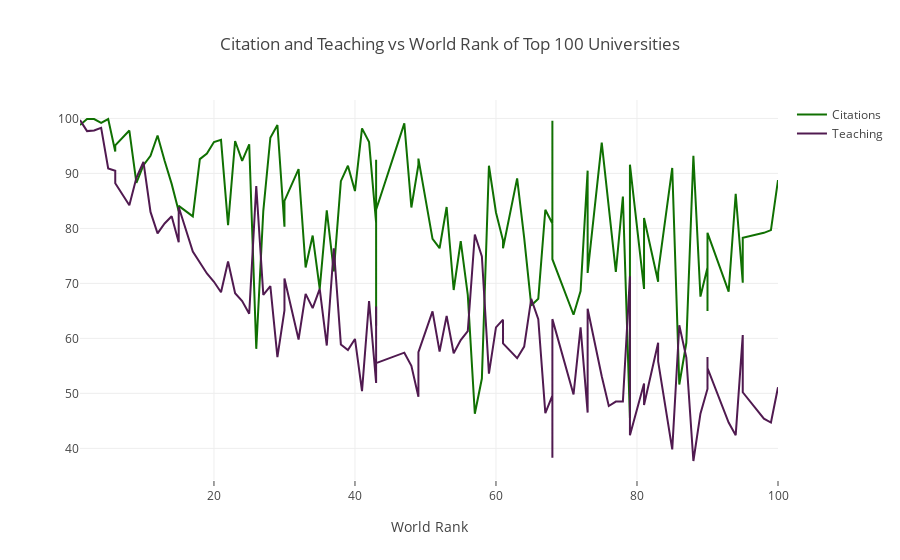

The code cell stored with this chart in its notebook:
### Markdown cell above
# Line Plot
go.Scatter method takes in parameters like

x : The data to be plotted in x axis

y : The data to be plotted in y axis

mode : since its a line chart we set the mode as lines

marker : we can use this to set the color.It should be a dictionary

data : a list with the taces as its elments.

layout : This can be used to set the title of the graph,x axis,y axis.It should be a dictionary.

fig : a dictionary with keys data and layout.

iplot : used to plot the graph takes in a dictionary fig.

### Code cell
# prepare data frame
df = timesData.iloc[:100,:]

# Creating trace1
trace1 = go.Scatter(
                    x = df.world_rank,
                    y = df.citations,
                    mode = "lines",
                    name = "Citations",
                    marker = dict(color = 'rgb(16, 112, 2)'),
                    text= df.university_name)

# Creating trace2
trace2 = go.Scatter(
                    x = df.world_rank,
                    y = df.teaching,
                    mode = "lines",
                    name = "Teaching",
                    marker = dict(color = 'rgb(80, 26, 80)'),
                    text= df.university_name)
data = [trace1, trace2]
layout = dict(title = 'Citation and Teaching vs World Rank of Top 100 Universities',
              xaxis= dict(title= 'World Rank',ticklen= 5,zeroline= False),
             )

fig = go.Figure(data = data, layout = layout)
iplot(fig)

### Figure 1 — Plotly figure (JSON) as saved in the notebook; plotly's stock layout.template omitted (floating-point values rounded to 4 significant figures)
{"data": [{"marker": {"color": "rgb(16, 112, 2)"}, "mode": "lines", "name": "Citations", "text": ["Harvard University", "California Institute of Technology", "Massachusetts Institute of Technology", "Stanford University", "Princeton University", "University of Cambridge", "University of Oxford", "University of California, Berkeley", "Imperial College London", "Yale University", "University of California, Los Angeles", "University of Chicago", "Johns Hopkins University", "Cornell University", "ETH Zurich – Swiss Federal Institute of Technology Zurich", "University of Michigan", "University of Toronto", "Columbia University", "University of Pennsylvania", "Carnegie Mellon University", "University of Hong Kong", "University College London", "University of Washington", "Duke University", "Northwestern University", "University of Tokyo", "Georgia Institute of Technology", "Pohang University of Science and Technology", "University of California, Santa Barbara", "University of British Columbia", "University of North Carolina at Chapel Hill", "University of California, San Diego", "University of Illinois at Urbana-Champaign", "National University of Singapore", "McGill University", "University of Melbourne", "Peking University", "Washington University in St Louis", "École Polytechnique", "University of Edinburgh", "Hong Kong University of Science and Technology", "École Normale Supérieure", "Australian National University", "Karolinska Institute", "University of Göttingen", "University of Wisconsin", "Rice University", "École Polytechnique Fédérale de Lausanne", "University of California, Irvine", "University of Science and Technology of China", "Vanderbilt University", "University of Minnesota", "Tufts University", "University of California, Davis", "Brown University", "University of Massachusetts", "Kyoto University", "Tsinghua University", "Boston University", "New York University", "Emory University", "LMU Munich", "University of Notre Dame", "University of Pittsburgh", "Case Western Reserve University", "Ohio State University", "University of Colorado Boulder", "University of Bristol", "University of California, Santa Cruz", "Yeshiva University", "University of Sydney", "University of Virginia", "University of Adelaide", "University of Southern California", "William & Mary", "Trinity College Dublin", "King’s College London", "Stony Brook University", "Korea Advanced Institute of Science and Technology (KAIST)", "University of Sussex", "The University of Queensland", "University of York", "Heidelberg University", "University of Utah", "Durham University", "London School of Economics and Political Science", "University of Manchester", "Royal Holloway, University of London", "Lund University", "University of Southampton", "University of Zurich", "Wake Forest University", "McMaster University", "University College Dublin", "George Washington University", "University of Arizona", "University of Basel", "University of Maryland, College Park", "Dartmouth College", "École Normale Supérieure de Lyon"], "type": "scatter", "uid": "bded56ae-1010-4d1a-95db-1db272888e94", "x": ["1", "2", "3", "4", "5", "6", "6", "8", "9", "10", "11", "12", "13", "14", "15", "15", "17", "18", "19", "20", "21", "22", "23", "24", "25", "26", "27", "28", "29", "30", "30", "32", "33", "34", "35", "36", "37", "38", "39", "40", "41", "42", "43", "43", "43", "43", "47", "48", "49", "49", "51", "52", "53", "54", "55", "56", "57", "58", "59", "60", "61", "61", "63", "64", "65", "66", "67", "68", "68", "68", "71", "72", "73", "73", "75", "76", "77", "78", "79", "79", "81", "81", "83", "83", "85", "86", "87", "88", "89", "90", "90", "90", "93", "94", "95", "95", "95", "98", "99", "100"], "y": [98.8, 99.9, 99.9, 99.2, 99.9, 94, 95.1, 97.8, 88.3, 91.5, 93.2, 96.9, 92.3, 88.1, 83.1, 84.1, 82.2, 92.6, 93.6, 95.7, 96.1, 80.6, 95.9, 92.3, 95.3, 58.1, 83.2, 96.5, 98.8, 80.3, 85, 90.8, 72.9, 78.7, 69, 83.3, 72.2, 88.6, 91.4, 86.8, 98.2, 95.7, 81, 62.3, 92.5, 83.4, 99.1, 83.8, 91.6, 92.7, 78.1, 76.4, 83.9, 68.8, 77.7, 67.9, 46.3, 52.7, 91.4, 82.9, 77.8, 76.4, 89.1, 78.3, 66, 67.2, 83.4, 80.9, 99.6, 74.4, 64.3, 68.6, 90.5, 71.9, 95.6, 84.4, 72.1, 85.8, 45.5, 91.6, 69, 81.9, 70.3, 72, 91, 51.6, 59.2, 93.2, 67.6, 72.9, 65, 79.2, 68.5, 86.3, 70.2, 70.1, 78.3, 79.2, 79.7, 88.8]}, {"marker": {"color": "rgb(80, 26, 80)"}, "mode": "lines", "name": "Teaching", "text": ["Harvard University", "California Institute of Technology", "Massachusetts Institute of Technology", "Stanford University", "Princeton University", "University of Cambridge", "University of Oxford", "University of California, Berkeley", "Imperial College London", "Yale University", "University of California, Los Angeles", "University of Chicago", "Johns Hopkins University", "Cornell University", "ETH Zurich – Swiss Federal Institute of Technology Zurich", "University of Michigan", "University of Toronto", "Columbia University", "University of Pennsylvania", "Carnegie Mellon University", "University of Hong Kong", "University College London", "University of Washington", "Duke University", "Northwestern University", "University of Tokyo", "Georgia Institute of Technology", "Pohang University of Science and Technology", "University of California, Santa Barbara", "University of British Columbia", "University of North Carolina at Chapel Hill", "University of California, San Diego", "University of Illinois at Urbana-Champaign", "National University of Singapore", "McGill University", "University of Melbourne", "Peking University", "Washington University in St Louis", "École Polytechnique", "University of Edinburgh", "Hong Kong University of Science and Technology", "École Normale Supérieure", "Australian National University", "Karolinska Institute", "University of Göttingen", "University of Wisconsin", "Rice University", "École Polytechnique Fédérale de Lausanne", "University of California, Irvine", "University of Science and Technology of China", "Vanderbilt University", "University of Minnesota", "Tufts University", "University of California, Davis", "Brown University", "University of Massachusetts", "Kyoto University", "Tsinghua University", "Boston University", "New York University", "Emory University", "LMU Munich", "University of Notre Dame", "University of Pittsburgh", "Case Western Reserve University", "Ohio State University", "University of Colorado Boulder", "University of Bristol", "University of California, Santa Cruz", "Yeshiva University", "University of Sydney", "University of Virginia", "University of Adelaide", "University of Southern California", "William & Mary", "Trinity College Dublin", "King’s College London", "Stony Brook University", "Korea Advanced Institute of Science and Technology (KAIST)", "University of Sussex", "The University of Queensland", "University of York", "Heidelberg University", "University of Utah", "Durham University", "London School of Economics and Political Science", "University of Manchester", "Royal Holloway, University of London", "Lund University", "University of Southampton", "University of Zurich", "Wake Forest University", "McMaster University", "University College Dublin", "George Washington University", "University of Arizona", "University of Basel", "University of Maryland, College Park", "Dartmouth College", "École Normale Supérieure de Lyon"], "type": "scatter", "uid": "70f101ca-9b5e-444d-9534-4695ee6856cc", "x": ["1", "2", "3", "4", "5", "6", "6", "8", "9", "10", "11", "12", "13", "14", "15", "15", "17", "18", "19", "20", "21", "22", "23", "24", "25", "26", "27", "28", "29", "30", "30", "32", "33", "34", "35", "36", "37", "38", "39", "40", "41", "42", "43", "43", "43", "43", "47", "48", "49", "49", "51", "52", "53", "54", "55", "56", "57", "58", "59", "60", "61", "61", "63", "64", "65", "66", "67", "68", "68", "68", "71", "72", "73", "73", "75", "76", "77", "78", "79", "79", "81", "81", "83", "83", "85", "86", "87", "88", "89", "90", "90", "90", "93", "94", "95", "95", "95", "98", "99", "100"], "y": [99.7, 97.7, 97.8, 98.3, 90.9, 90.5, 88.2, 84.2, 89.2, 92.1, 83, 79.1, 80.9, 82.2, 77.5, 83.9, 75.8, 73.8, 71.8, 70.3, 68.4, 74, 68.2, 66.8, 64.5, 87.7, 67.9, 69.5, 56.6, 65.1, 70.9, 59.8, 68.1, 65.5, 69, 58.7, 76.4, 58.9, 57.9, 59.9, 50.4, 66.8, 51.9, 65.8, 57.3, 55.5, 57.4, 55, 49.4, 57.5, 64.9, 57.6, 64.1, 57.3, 59.7, 61.3, 78.9, 74.9, 53.6, 62, 63.4, 59.1, 56.4, 58.5, 67.2, 63.5, 46.4, 49.6, 38.3, 63.5, 49.8, 62, 46.5, 65.4, 53.1, 47.7, 48.5, 48.5, 71.3, 42.4, 51.8, 47.9, 59.2, 55.8, 39.8, 62.4, 56.5, 37.7, 46.3, 50.8, 56.6, 54.6, 44.7, 42.4, 60.6, 52.4, 50.2, 45.4, 44.7, 51.1]}], "layout": {"title": "Citation and Teaching vs World Rank of Top 100 Universities", "xaxis": {"ticklen": 5, "title": "World Rank", "zeroline": false}}}
